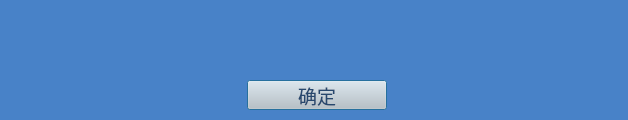
<?xml version="1.0" encoding="UTF-8"?>
<ui version="4.0">
 <class>NotifyDialog</class>
 <widget class="QDialog" name="NotifyDialog">
  <property name="geometry">
   <rect>
    <x>0</x>
    <y>0</y>
    <width>628</width>
    <height>120</height>
   </rect>
  </property>
  <property name="windowTitle">
   <string>Dialog</string>
  </property>
  <property name="styleSheet">
   <string notr="true">background: rgb(72, 130, 200)</string>
  </property>
  <widget class="QLabel" name="Notifylabel">
   <property name="geometry">
    <rect>
     <x>50</x>
     <y>20</y>
     <width>521</width>
     <height>41</height>
    </rect>
   </property>
   <property name="font">
    <font>
     <pointsize>14</pointsize>
     <weight>75</weight>
     <bold>true</bold>
    </font>
   </property>
   <property name="styleSheet">
    <string notr="true">color: rgb(255, 255, 255);</string>
   </property>
   <property name="text">
    <string/>
   </property>
   <property name="alignment">
    <set>Qt::AlignCenter</set>
   </property>
   <property name="wordWrap">
    <bool>true</bool>
   </property>
  </widget>
  <widget class="QPushButton" name="OkButton">
   <property name="geometry">
    <rect>
     <x>247</x>
     <y>80</y>
     <width>140</width>
     <height>30</height>
    </rect>
   </property>
   <property name="font">
    <font>
     <pointsize>14</pointsize>
    </font>
   </property>
   <property name="styleSheet">
    <string notr="true">background: rgb(200,200,200);
color: rgb(40, 72, 110);</string>
   </property>
   <property name="text">
    <string>确定</string>
   </property>
  </widget>
 </widget>
 <resources/>
 <connections/>
</ui>
